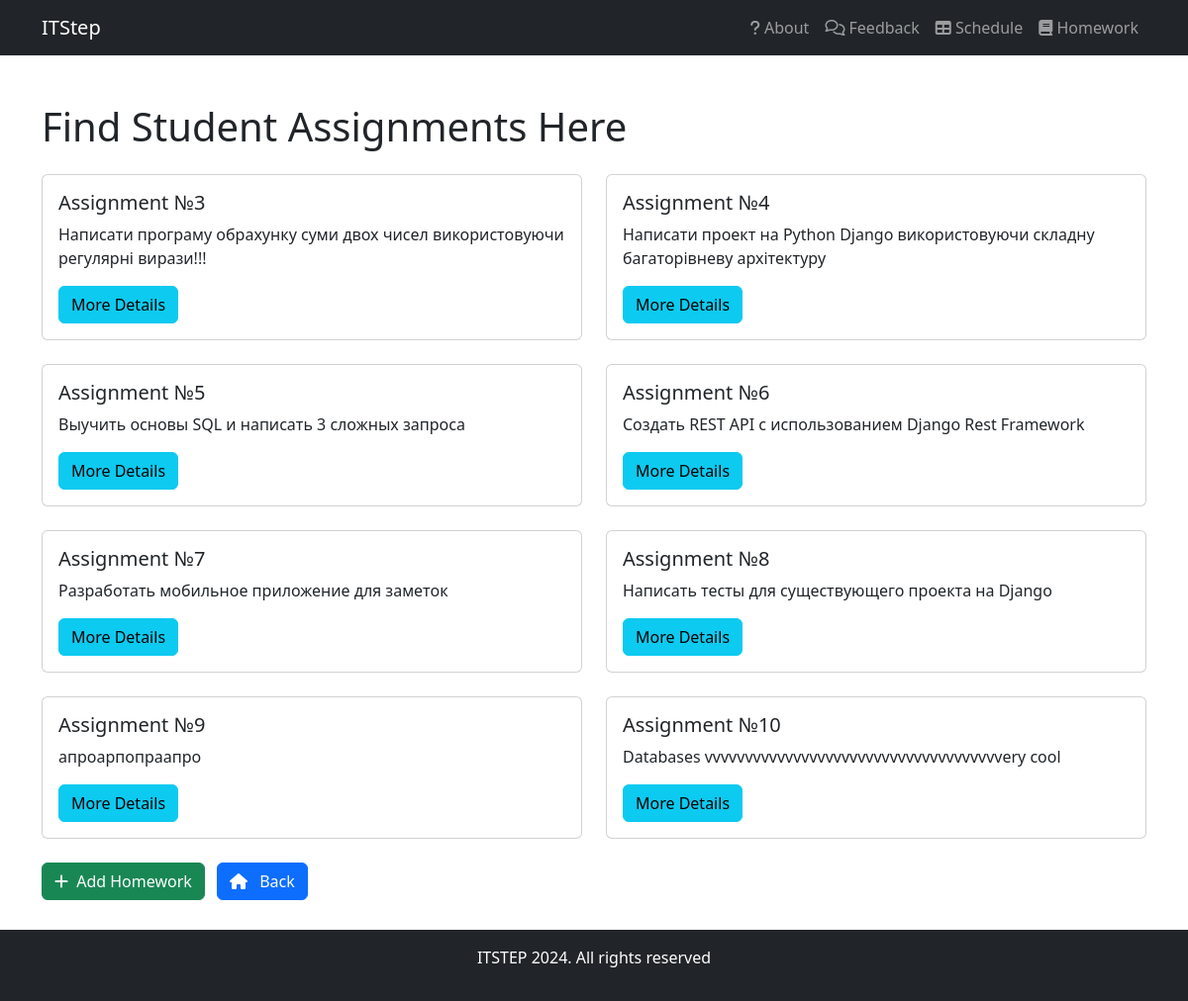
Screenshot of /teacher/homework/ with the database file from the repository.
### main/models.py (models this page shows, shortened)
class Task(models.Model):  # homework
    id = models.IntegerField("ID", primary_key=True)
    description = models.TextField("Description")
    deadline = models.DateField("Deadline")

### teacher/views.py (the view)
# urls.py: path('homework/', views.show_homework, name="homework"),
def show_homework(request):
    tasks = Task.objects.all()
    return render(request, "teacher/templates/teacher/homework.html",{'tasks':tasks})

### teacher/templates/teacher/homework.html (shortened to what this page needs)
{% extends 'mydj/templates/mydj/layout.html' %}
{% block content %}
    <div class="mt-4">
        {% block contenta %}
            <h1 class="mb-4">Find Student Assignments Here</h1>
        {% endblock %}
        <div class="row">
            {% for i in tasks %}
            <div class="col-md-6 mb-4">
                <div class="card h-100">
                    <div class="card-body">
                        <h5 class="card-title">Assignment №{{i.id}}</h5>
                        <p class="card-text">{{ i.description }}</p>
                        <a href="{% url 'homework-detail' i.id %}" class="btn btn-info">More Details</a>
                    </div>
                </div>
            </div>
            {% endfor %}
        </div>
        {% block contentd %}
            <a href="{% url 'create_homework' %}" class="btn btn-success me-2">
                <i class="fa-solid fa-plus me-1"></i> Add Homework
            </a>
            <a href="{% url 'home_teacher' %}" class="btn btn-primary">
                <i class="fa-solid fa-house me-2"></i> Back
            </a>
        {% endblock %}
    </div>
{% endblock %}

### mydj/templates/mydj/layout.html (style rules this page uses)
html, body { height: 100%; }
body { display: flex; flex-direction: column; }

### rows the page displays
Task: id "3", description "Написати програму обрахунку суми двох чисел використовуючи регулярні вирази!!!"
Task: id "4", description "Написати проект на Python Django використовуючи складну багаторівневу архітектуру"
Task: id "5", description "Выучить основы SQL и написать 3 сложных запроса"
Task: id "6", description "Создать REST API с использованием Django Rest Framework"
Task: id "7", description "Разработать мобильное приложение для заметок"
Task: id "8", description "Написать тесты для существующего проекта на Django"
Task: id "9", description "апроарпопраапро"
Task: id "10", description "Databases vvvvvvvvvvvvvvvvvvvvvvvvvvvvvvvvvvvvvery cool"
